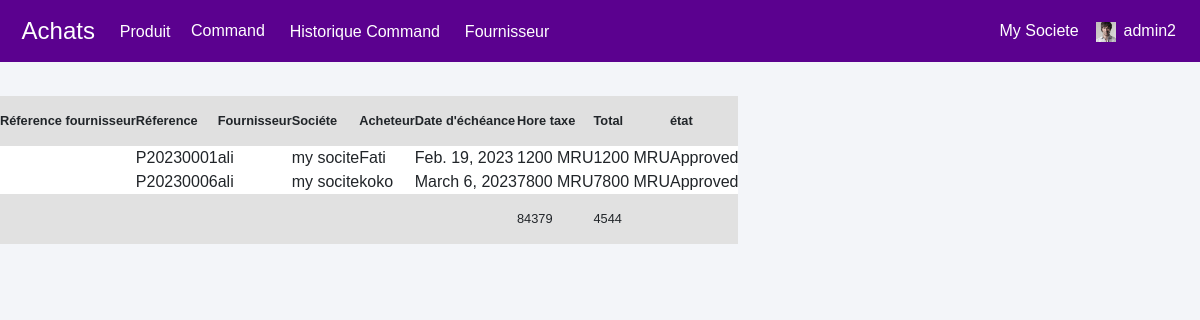
Before: /admin-request-history (signed in) with the older database file.
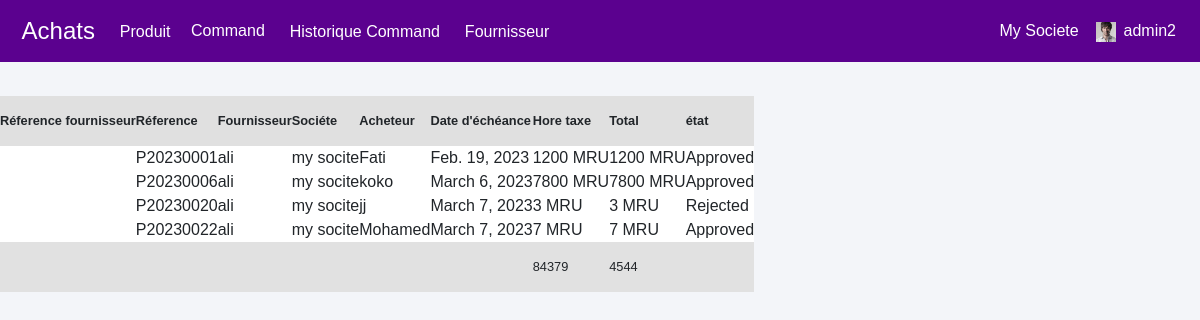
After: the same page with the newer database file.
### AppAchat/models.py (models this page shows, shortened)
class adminRequest(models.Model):
    id = models.CharField(max_length=10, primary_key=True)
    request_by_Achateur = models.ForeignKey(pmodels.Achateur, null=True, on_delete=models.CASCADE)
    Achateur_name = models.CharField(max_length=30,default="Achateur")
    Produit_name = models.ForeignKey(pmodels.Produit, null=True, on_delete=models.CASCADE)
    Fourniseur_name = models.ForeignKey(pmodels.Fournisseur, null=True, on_delete=models.CASCADE)
    societe = models.CharField(max_length=500,default="my socite")
    Prix = models.PositiveIntegerField()
    Quantite = models.PositiveIntegerField(default=0)
    status = models.CharField(max_length=20, default="Pending")
    date = models.DateField(auto_now=True)

### Achateur/models.py (models this page shows)
class Fournisseur(models.Model):
    nom = models.CharField(max_length=100)
    adresse = models.CharField(max_length=200)
    email = models.EmailField()
    telephone = models.CharField(max_length=20)
    def __str__(self):
        return self.nom

### AppAchat/views.py (the view)
# urls.py: path('admin-request-history', views.admin_request_history_view, name='admin-request-history'),
@login_required(login_url='adminlogin')
def admin_request_history_view(request):
    requests = models.adminRequest.objects.all().exclude(status='Pending')
    return render(request, 'admin/admin_request_history.html', {'requests': requests})

### Achateur/models.py (called while the page is built)
    def __str__(self):
        return self.nom

### templates/admin/admin_request_history.html (shortened to what this page needs)
{% extends 'admin/adminbase2.html' %}
{% block content %}
{% load widget_tweaks %}
{%load static%}
<head>
</head>
<br><br>
{% endblock content %}

### templates/admin/adminbase2.html (shortened to what this page needs)
{%load static%}
<!DOCTYPE html>
<html lang="en">
<head>
    <link rel="stylesheet" href="https://maxcdn.bootstrapcdn.com/bootstrap/4.0.0/css/bootstrap.min.css">
    <link rel="stylesheet" href="https://cdnjs.cloudflare.com/ajax/libs/font-awesome/5.14.0/css/all.css">
    <link
    rel="stylesheet"
    type="text/css"
    href="http://ajax.aspnetcdn.com/ajax/jquery.dataTables/1.9.4/css/jquery.dataTables.css"
    />
</head>
<body>
    <nav class="navbar navbar-expand-lg navbar-light fixed-top bg-danger">
        <a style="color:white;" class="navbar-brand" href="/">&nbsp;<font face = "Comic sans MS" size ="5">Achats</font></a>
        <a style="color:white;font-size: 100%;" class="navbar-brand" href="/admin-Produit">&nbsp;&nbsp;<font face = "Comic sans MS" size ="4"></font>Produit</a>
        <a style="color:white;font-size: 100%;"  class="navbar-brand" href="/admin-request">&nbsp;<font face = "Comic sans MS" size ="2"></font>Command</a>
        <a style="color:white;font-size: 100%;" class="navbar-brand" href="/admin-request-history">&nbsp;&nbsp;<font face = "Comic sans MS" size ="4"></font>Historique Command</a>
        <a style="color:white;font-size: 100%;" class="navbar-brand" href="/admin-Fournisseur">&nbsp;&nbsp;<font face = "Comic sans MS" size ="4"></font>Fournisseur</a>
        <div class="navbar-collapse collapse w-30 order-6 dual-collapse4">
            <ul class="navbar-nav ml-auto">
              <li class="nav-item">
                <a class="nav-link" style="color: white;" href="/">My Societe &nbsp; </a>
            </li>
                <li class="nav-item">
                  <div class="user-area dropdown float-right">
                    <a href="#" class="" data-toggle="dropdown" aria-haspopup="true" aria-expanded="false">
                     <table>
                      <tr>
                        <td>
                          <img  width="20" src="{% static 'image/admin.jpg' %}" alt="User Avatar">
                        </td>
                        <td>
                          <a class="nav-link" style="color: white;"  href="#">{{user.username}}</a>
                        </td>
                      </tr>
                     </table>
                    </a>
                     </div>           </li>
            </ul>
        </div>
      </nav>
<br><br>
    <div class="main_content">
{% block content %}
{% endblock content %}
</div>
<table id="table_id">
  <thead>
  <tr style="background-color: #dededee5;font-size: 80%; "height="50" >
  <th>Réference fournisseur</th>
  <th>Réference</th>
  <th>Fournisseur</th>
  <th>Sociéte</th>
  <th>Acheteur</th>
  <th>Date d'échéance</th>
 <th>Hore taxe</th>
 <th>Total </th>
 <th>état</th>
  </tr>
  </thead >
  <tbody style="background-color: white;">
    {% for t in requests %}
  <tr hover="color:blue">
  <td></td>
  <td>{{t.id}}</td>
  <td>{{t.Fourniseur_name}}</td>
  <td>{{t.societe}}</td>
  <td>{{t.Achateur_name}}</td>
  <td>{{t.date}}</td>
  <td>{{t.Prix}} MRU</td>
  <td>{{t.Prix}} MRU</td>
  <td>{{t.status}}</td>
  </tr>
  {% endfor %}
  <tr style="background-color: #dededee5;font-size: 80%; "height="50"><td></td><td></td><td></td><td></td><td></td><td></td><td>84379</td><td>4544</td></td><td></td></tr>
  </tbody>
  </table>
</body>
</html>

Changed rows visible on the page:
now on this page (row edited): adminRequest: id "P20230020", Fourniseur_name "ali", societe "my socite", Achateur_name "jj", date "March 7, 2023", Prix "3", status "Rejected"
now on this page (row edited): adminRequest: id "P20230022", Fourniseur_name "ali", societe "my socite", Achateur_name "Mohamed", date "March 7, 2023", Prix "7", status "Approved"
